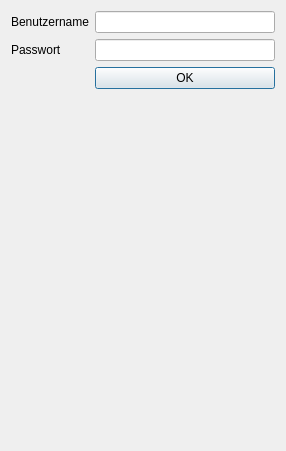
<?xml version="1.0" encoding="UTF-8"?>
<ui version="4.0">
 <class>CDIA_ANMELDEN</class>
 <widget class="QDialog" name="CDIA_ANMELDEN">
  <property name="geometry">
   <rect>
    <x>0</x>
    <y>0</y>
    <width>286</width>
    <height>451</height>
   </rect>
  </property>
  <property name="windowTitle">
   <string>Anmelden</string>
  </property>
  <layout class="QFormLayout" name="formLayout">
   <item row="1" column="0">
    <widget class="QLabel" name="label">
     <property name="text">
      <string>Benutzername</string>
     </property>
    </widget>
   </item>
   <item row="1" column="1">
    <widget class="QLineEdit" name="lineEdit_benutzername"/>
   </item>
   <item row="2" column="0">
    <widget class="QLabel" name="label_2">
     <property name="text">
      <string>Passwort</string>
     </property>
    </widget>
   </item>
   <item row="2" column="1">
    <widget class="QLineEdit" name="lineEdit_passwort"/>
   </item>
   <item row="3" column="0">
    <spacer name="horizontalSpacer">
     <property name="orientation">
      <enum>Qt::Orientation::Horizontal</enum>
     </property>
     <property name="sizeHint" stdset="0">
      <size>
       <width>40</width>
       <height>20</height>
      </size>
     </property>
    </spacer>
   </item>
   <item row="3" column="1">
    <widget class="QPushButton" name="pushButton_ok">
     <property name="text">
      <string>OK</string>
     </property>
    </widget>
   </item>
  </layout>
 </widget>
 <resources/>
 <connections/>
</ui>
